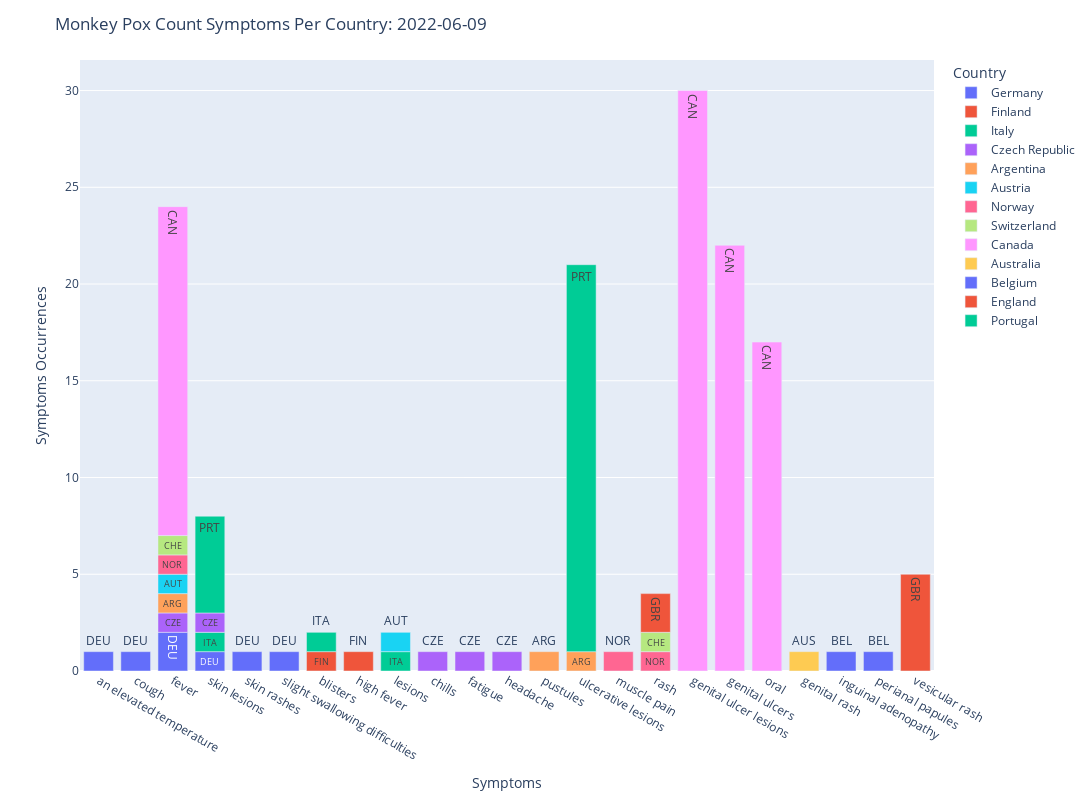

Source (notebook cell):
### Code cell
fig6 = px.bar(count_sym_df, x="Symptoms", y="Symptoms_count", text='Country_ISO3',
                color='Country',
                labels={'Symptoms_count':'Symptoms Occurrences'})

fig6.update_layout(
    width=1920,
    height=800,
    title_text=f'Monkey Pox Count Symptoms Per Country: {date}'
)

fig6.show()

### Figure 1 — Plotly figure (JSON) as saved in the notebook; plotly's stock layout.template omitted (floating-point values rounded to 4 significant figures)
{"data": [{"alignmentgroup": "True", "hovertemplate": "Country=Germany<br>Symptoms=%{x}<br>Symptoms Occurrences=%{y}<br>Country_ISO3=%{text}<extra></extra>", "legendgroup": "Germany", "marker": {"color": "#636efa", "pattern": {"shape": ""}}, "name": "Germany", "offsetgroup": "Germany", "orientation": "v", "showlegend": true, "text": ["DEU", "DEU", "DEU", "DEU", "DEU", "DEU"], "textposition": "auto", "type": "bar", "x": ["an elevated temperature", "cough", "fever", "skin lesions", "skin rashes", "slight swallowing difficulties"], "xaxis": "x", "y": [1, 1, 2, 1, 1, 1], "yaxis": "y"}, {"alignmentgroup": "True", "hovertemplate": "Country=Finland<br>Symptoms=%{x}<br>Symptoms Occurrences=%{y}<br>Country_ISO3=%{text}<extra></extra>", "legendgroup": "Finland", "marker": {"color": "#EF553B", "pattern": {"shape": ""}}, "name": "Finland", "offsetgroup": "Finland", "orientation": "v", "showlegend": true, "text": ["FIN", "FIN"], "textposition": "auto", "type": "bar", "x": ["blisters", "high fever"], "xaxis": "x", "y": [1, 1], "yaxis": "y"}, {"alignmentgroup": "True", "hovertemplate": "Country=Italy<br>Symptoms=%{x}<br>Symptoms Occurrences=%{y}<br>Country_ISO3=%{text}<extra></extra>", "legendgroup": "Italy", "marker": {"color": "#00cc96", "pattern": {"shape": ""}}, "name": "Italy", "offsetgroup": "Italy", "orientation": "v", "showlegend": true, "text": ["ITA", "ITA", "ITA"], "textposition": "auto", "type": "bar", "x": ["blisters", "lesions", "skin lesions"], "xaxis": "x", "y": [1, 1, 1], "yaxis": "y"}, {"alignmentgroup": "True", "hovertemplate": "Country=Czech Republic<br>Symptoms=%{x}<br>Symptoms Occurrences=%{y}<br>Country_ISO3=%{text}<extra></extra>", "legendgroup": "Czech Republic", "marker": {"color": "#ab63fa", "pattern": {"shape": ""}}, "name": "Czech Republic", "offsetgroup": "Czech Republic", "orientation": "v", "showlegend": true, "text": ["CZE", "CZE", "CZE", "CZE", "CZE"], "textposition": "auto", "type": "bar", "x": ["chills", "fatigue", "fever", "headache", "skin lesions"], "xaxis": "x", "y": [1, 1, 1, 1, 1], "yaxis": "y"}, {"alignmentgroup": "True", "hovertemplate": "Country=Argentina<br>Symptoms=%{x}<br>Symptoms Occurrences=%{y}<br>Country_ISO3=%{text}<extra></extra>", "legendgroup": "Argentina", "marker": {"color": "#FFA15A", "pattern": {"shape": ""}}, "name": "Argentina", "offsetgroup": "Argentina", "orientation": "v", "showlegend": true, "text": ["ARG", "ARG", "ARG"], "textposition": "auto", "type": "bar", "x": ["fever", "pustules", "ulcerative lesions"], "xaxis": "x", "y": [1, 1, 1], "yaxis": "y"}, {"alignmentgroup": "True", "hovertemplate": "Country=Austria<br>Symptoms=%{x}<br>Symptoms Occurrences=%{y}<br>Country_ISO3=%{text}<extra></extra>", "legendgroup": "Austria", "marker": {"color": "#19d3f3", "pattern": {"shape": ""}}, "name": "Austria", "offsetgroup": "Austria", "orientation": "v", "showlegend": true, "text": ["AUT", "AUT"], "textposition": "auto", "type": "bar", "x": ["fever", "lesions"], "xaxis": "x", "y": [1, 1], "yaxis": "y"}, {"alignmentgroup": "True", "hovertemplate": "Country=Norway<br>Symptoms=%{x}<br>Symptoms Occurrences=%{y}<br>Country_ISO3=%{text}<extra></extra>", "legendgroup": "Norway", "marker": {"color": "#FF6692", "pattern": {"shape": ""}}, "name": "Norway", "offsetgroup": "Norway", "orientation": "v", "showlegend": true, "text": ["NOR", "NOR", "NOR"], "textposition": "auto", "type": "bar", "x": ["fever", "muscle pain", "rash"], "xaxis": "x", "y": [1, 1, 1], "yaxis": "y"}, {"alignmentgroup": "True", "hovertemplate": "Country=Switzerland<br>Symptoms=%{x}<br>Symptoms Occurrences=%{y}<br>Country_ISO3=%{text}<extra></extra>", "legendgroup": "Switzerland", "marker": {"color": "#B6E880", "pattern": {"shape": ""}}, "name": "Switzerland", "offsetgroup": "Switzerland", "orientation": "v", "showlegend": true, "text": ["CHE", "CHE"], "textposition": "auto", "type": "bar", "x": ["fever", "rash"], "xaxis": "x", "y": [1, 1], "yaxis": "y"}, {"alignmentgroup": "True", "hovertemplate": "Country=Canada<br>Symptoms=%{x}<br>Symptoms Occurrences=%{y}<br>Country_ISO3=%{text}<extra></extra>", "legendgroup": "Canada", "marker": {"color": "#FF97FF", "pattern": {"shape": ""}}, "name": "Canada", "offsetgroup": "Canada", "orientation": "v", "showlegend": true, "text": ["CAN", "CAN", "CAN", "CAN"], "textposition": "auto", "type": "bar", "x": ["fever", "genital ulcer lesions", "genital ulcers", "oral"], "xaxis": "x", "y": [17, 30, 22, 17], "yaxis": "y"}, {"alignmentgroup": "True", "hovertemplate": "Country=Australia<br>Symptoms=%{x}<br>Symptoms Occurrences=%{y}<br>Country_ISO3=%{text}<extra></extra>", "legendgroup": "Australia", "marker": {"color": "#FECB52", "pattern": {"shape": ""}}, "name": "Australia", "offsetgroup": "Australia", "orientation": "v", "showlegend": true, "text": ["AUS"], "textposition": "auto", "type": "bar", "x": ["genital rash"], "xaxis": "x", "y": [1], "yaxis": "y"}, {"alignmentgroup": "True", "hovertemplate": "Country=Belgium<br>Symptoms=%{x}<br>Symptoms Occurrences=%{y}<br>Country_ISO3=%{text}<extra></extra>", "legendgroup": "Belgium", "marker": {"color": "#636efa", "pattern": {"shape": ""}}, "name": "Belgium", "offsetgroup": "Belgium", "orientation": "v", "showlegend": true, "text": ["BEL", "BEL"], "textposition": "auto", "type": "bar", "x": ["inguinal adenopathy", "perianal papules"], "xaxis": "x", "y": [1, 1], "yaxis": "y"}, {"alignmentgroup": "True", "hovertemplate": "Country=England<br>Symptoms=%{x}<br>Symptoms Occurrences=%{y}<br>Country_ISO3=%{text}<extra></extra>", "legendgroup": "England", "marker": {"color": "#EF553B", "pattern": {"shape": ""}}, "name": "England", "offsetgroup": "England", "orientation": "v", "showlegend": true, "text": ["GBR", "GBR"], "textposition": "auto", "type": "bar", "x": ["rash", "vesicular rash"], "xaxis": "x", "y": [2, 5], "yaxis": "y"}, {"alignmentgroup": "True", "hovertemplate": "Country=Portugal<br>Symptoms=%{x}<br>Symptoms Occurrences=%{y}<br>Country_ISO3=%{text}<extra></extra>", "legendgroup": "Portugal", "marker": {"color": "#00cc96", "pattern": {"shape": ""}}, "name": "Portugal", "offsetgroup": "Portugal", "orientation": "v", "showlegend": true, "text": ["PRT", "PRT"], "textposition": "auto", "type": "bar", "x": ["skin lesions", "ulcerative lesions"], "xaxis": "x", "y": [5, 20], "yaxis": "y"}], "layout": {"barmode": "relative", "height": 800, "legend": {"title": {"text": "Country"}, "tracegroupgap": 0}, "margin": {"t": 60}, "title": {"text": "Monkey Pox Count Symptoms Per Country: 2022-06-09"}, "width": 1920, "xaxis": {"anchor": "y", "domain": [0, 1], "title": {"text": "Symptoms"}}, "yaxis": {"anchor": "x", "domain": [0, 1], "title": {"text": "Symptoms Occurrences"}}}}
